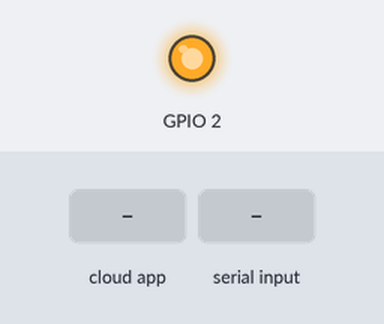
This sketch was run on a simulated ESP32. On the bench: output pins drawn as LEDs (lit = HIGH). The test bench sets the inputs (shaded band). WiFi joins after 1.5 s; servers stay silent unless stated; no MQTT or app messages arrive unless stated; what the sketch prints to the serial monitor is not drawn.

Above: at 1.6 s.
At 4.2 s:
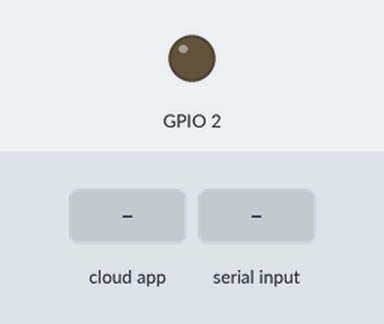
4.3 s: the phone or cloud app sets control-lamp to 0
5.8 s: "i90\n" received over the second serial link
7.8 s: "l90\n" received over the second serial link
Timing chart, 0 to 10.8 s (numbered marks = the images above; inputs shaded):
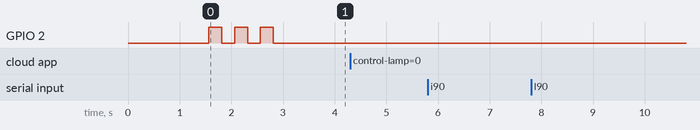

The sketch:

esp32_code.ino
```cpp
#include <WiFi.h>
#include "Adafruit_MQTT.h"
#include "Adafruit_MQTT_Client.h"

// WiFi parameters
#define WLAN_SSID       "pagoda wifi"
#define WLAN_PASS       "12345678"
// Adafruit IO
#define AIO_SERVER      "io.adafruit.com"
#define AIO_SERVERPORT  1883
#define AIO_USERNAME    "dongnguyen1543"
#define AIO_KEY         "aio_sISP58I6nIweJOwmSkrdLFw5bgeT"

int count = 0;

String receivedMessage;

WiFiClient client;
Adafruit_MQTT_Client mqtt(&client, AIO_SERVER, AIO_SERVERPORT, AIO_USERNAME, AIO_KEY);
Adafruit_MQTT_Publish publish_temp = Adafruit_MQTT_Publish(&mqtt, AIO_USERNAME "/feeds/get-temp");
Adafruit_MQTT_Publish publish_humi = Adafruit_MQTT_Publish(&mqtt, AIO_USERNAME "/feeds/get-humi");
Adafruit_MQTT_Publish publish_light = Adafruit_MQTT_Publish(&mqtt, AIO_USERNAME "/feeds/get-light");
Adafruit_MQTT_Publish publish_control_lamp = Adafruit_MQTT_Publish(&mqtt, AIO_USERNAME "/feeds/control-lamp");
Adafruit_MQTT_Subscribe control_lamp = Adafruit_MQTT_Subscribe(&mqtt, AIO_USERNAME "/feeds/control-lamp");

void setup() {
  pinMode(2, OUTPUT);
  Serial.begin(115200);
  Serial2.begin(115200);

  // Connect to WiFi access point.
  Serial.println(); Serial.println();
  delay(10);
  Serial.print(F("Connecting to "));
  Serial.println(WLAN_SSID);
  WiFi.begin(WLAN_SSID, WLAN_PASS);
  while (WiFi.status() != WL_CONNECTED) {
    delay(500);
    Serial.print(F("."));
  }
  Serial.println();
  Serial.println(F("WiFi connected"));
  Serial.println(F("IP address: "));
  Serial.println(WiFi.localIP());

  mqtt.subscribe(&control_lamp);
  // connect to adafruit io
  connect();

  digitalWrite(2, HIGH);
  delay(250);
  digitalWrite(2, LOW);
  delay(250);
  digitalWrite(2, HIGH);
  delay(250);
  digitalWrite(2, LOW);
  delay(250);
  digitalWrite(2, HIGH);
  delay(250);
  digitalWrite(2, LOW);
  delay(250);
}

// connect to adafruit io via MQTT
void connect() {
  Serial.print(F("Connecting to Adafruit IO... "));
  int8_t ret;
  while ((ret = mqtt.connect()) != 0) {
    switch (ret) {
      case 1: Serial.println(F("Wrong protocol")); break;
      case 2: Serial.println(F("ID rejected")); break;
      case 3: Serial.println(F("Server unavail")); break;
      case 4: Serial.println(F("Bad user/pass")); break;
      case 5: Serial.println(F("Not authed")); break;
      case 6: Serial.println(F("Failed to subscribe")); break;
      default: Serial.println(F("Connection failed")); break;
    }

    if(ret >= 0)
      mqtt.disconnect();

    Serial.println(F("Retrying connection..."));
    delay(10000);
  }
  Serial.println(F("Adafruit IO Connected!"));
}

void loop() {
  Adafruit_MQTT_Subscribe *subscription;
  while ((subscription = mqtt.readSubscription(2000))) {
    if (subscription == &control_lamp) {
      Serial.print(F("Control-lamp: "));
      Serial.println((char *)control_lamp.lastread);
      Serial2.print("c");
      Serial2.println((char *)control_lamp.lastread);
    }
  }

  while (Serial2.available() > 0) {
    char receivedChar = Serial2.read();
    if (receivedChar == '\n') {
//      Serial2.println(receivedMessage);  // Print the received message in the Serial2 monitor

      //Reconnect mqtt
      if(! mqtt.ping(3)) {
        // reconnect to adafruit io
        if(! mqtt.connected())
          connect();
      }

      if (receivedMessage.charAt(0) == 'i') {
        String temp_str = receivedMessage.substring(1, 6);
        char temp[6];
        temp_str.toCharArray(temp, 6);

        String humi_str = receivedMessage.substring(6, 11);
        char humi[6];
        humi_str.toCharArray(humi, 6);

        String light_str = receivedMessage.substring(11, 16);
        char light[6];
        light_str.toCharArray(light, 6);

        if (!publish_temp.publish(temp)) {                     //Publish to Adafruit
          Serial.println(F("Publish temp failed"));
        } else {
          Serial.println(F("Temp OK!"));
        }

        if (!publish_humi.publish(humi)) {                     //Publish to Adafruit
          Serial.println(F("Publish humi failed"));
        } else {
          Serial.println(F("Humi OK!"));
        }

        if (!publish_light.publish(light)) {                     //Publish to Adafruit
          Serial.println(F("Publish light failed"));
        } else {
          Serial.println(F("Light OK!"));
        }
      } else if (receivedMessage.charAt(0) == 'l') {
        if (!publish_control_lamp.publish(receivedMessage.charAt(1) - 48)) {                     //Publish to Adafruit
          Serial.println(F("Publish lamp failed"));
        } else {
          Serial.println(F("Control lamp OK!"));
        }
      }
      receivedMessage = "";  // Reset the received message
    } else {
      receivedMessage += receivedChar;  // Append characters to the received message
    }
  }
}
```

Measured:
- after the input at 4.3 s, every drawn part: stays the same
- after the input at 5.8 s, every drawn part: stays the same
- after the input at 7.8 s, every drawn part: stays the same
